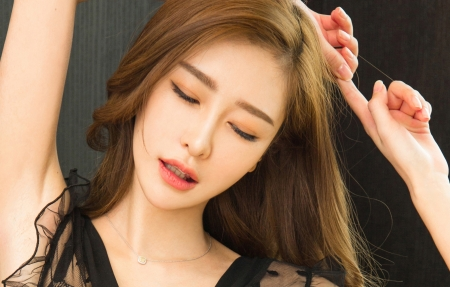
#> input picture Opencv/图片美化/hzz.jpg, 450 x 287 px
$ python '灰度直方图.py'   (older library calls are emulated)
#> lines starting #> are read from the running program, lines starting #| are printed output that depends on the picture
#本质：统计每个像素灰度 出现的概率 0-255
import cv2
import numpy as np
import matplotlib.pyplot as plt
img = cv2.imread('hzz.jpg', 1)
#> img is the input picture: shape (287, 450, 3); mean B, G, R 87.2, 111.2, 141.2
imgInfo = img.shape
#> imgInfo = (287, 450, 3)
height = imgInfo[0]
#> height = 287
width = imgInfo[1]
#> width = 450
gray = cv2.cvtColor(img, cv2.COLOR_BGR2GRAY)
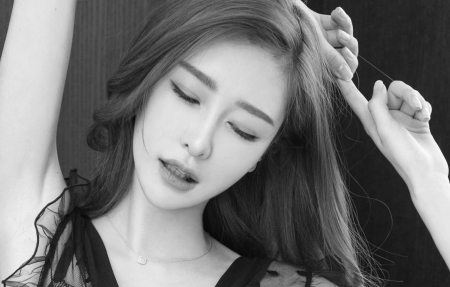
#> gray: shape (287, 450); min 8, max 251, mean 117.5
count = np.zeros(256,np.float)
for i in range(0,height):
    for j in range(0,width):
        pixel = gray[i,j]
        index = int(pixel)
        count[index] = count[index] + 1      #统计各像素的分布情况
#> after the loop, count = 256 values, max 2173 at index 36, min 0 at index 0, mean 504.5
for i in range(0,256):
    count[i] = count[i]/(height*width)   #每个像素的分布概率
#> after the loop, count = 256 values, max 0.0168 at index 36, min 0 at index 0, mean 0.00391
x = np.linspace(0,255,256)
y = count
#> y has the same summary as count
plt.bar(x,y,0.9,alpha=1,color='b')
plt.show()
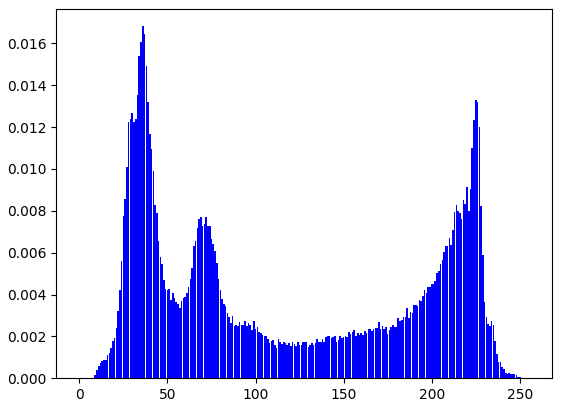
#> figure drawn by matplotlib, 1 panel; tallest bar 0.0168 high, from x = 35.55 to 36.45
cv2.waitKey(0)

$ run again, with Opencv/图片美化/dy.jpg copied over Opencv/图片美化/hzz.jpg
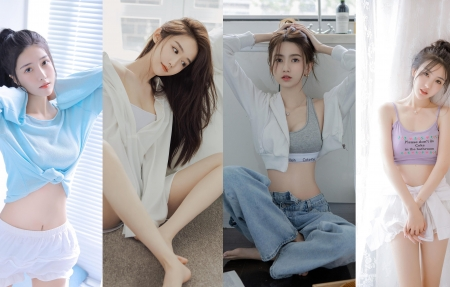
#> input picture Opencv/图片美化/dy.jpg, 450 x 287 px
#> img is the input picture: shape (287, 450, 3); mean B, G, R 170.6, 168.4, 169.8
#> `gray = cv2.cvtColor(img, cv2.COLOR_BGR2GRAY)`:
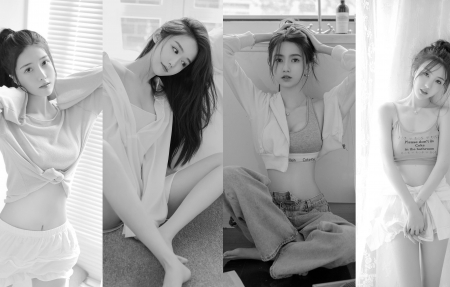
#> gray: shape (287, 450); min 0, max 255, mean 169.1
#> after the loop `for i in range(0,height):`: count = 256 values, max 3174 at index 254, min 22 at index 0, mean 504.5
#> after the loop `for i in range(0,256):`: count = 256 values, max 0.0246 at index 254, min 0.00017 at index 0, mean 0.00391
#> y has the same summary as count
#> `plt.show()`:
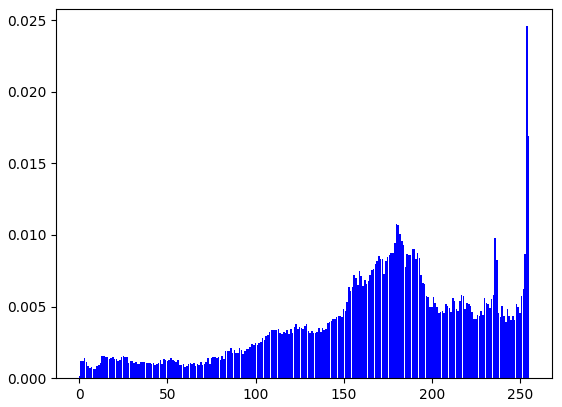
#> figure drawn by matplotlib, 1 panel; tallest bar 0.0246 high, from x = 253.6 to 254.5
